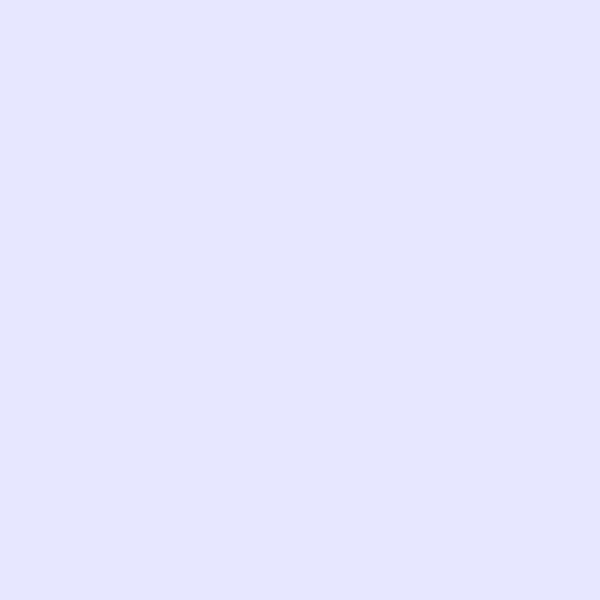
Frame 1 (no input)
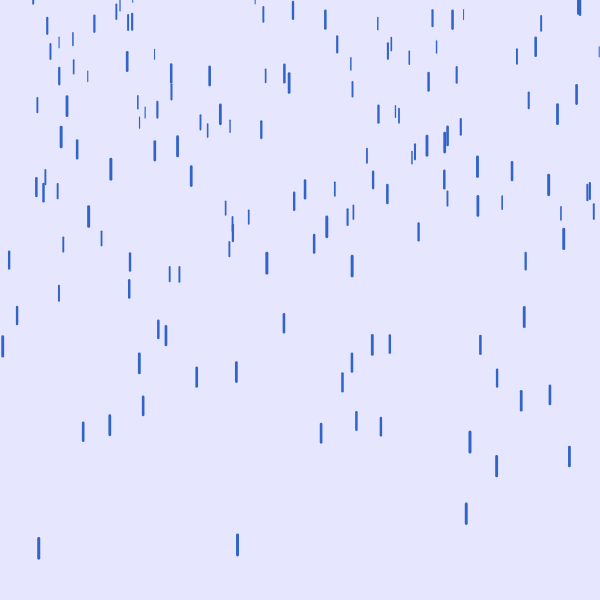
Frame 60 (no input)
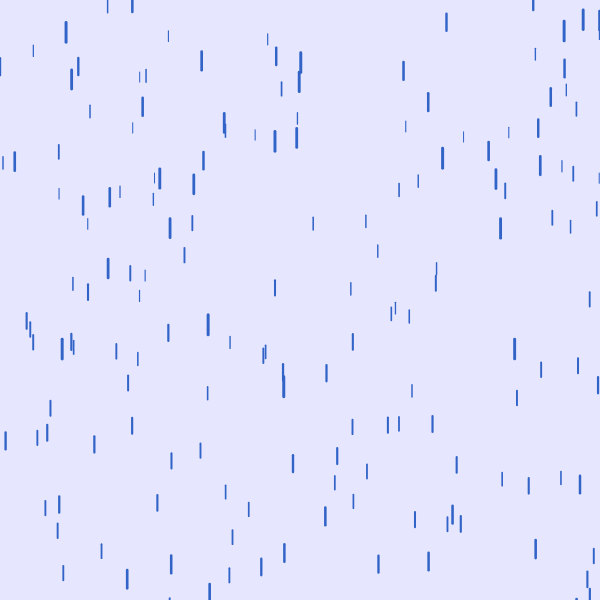
Frame 120 (the mouse pressed at the canvas centre since frame 60)

The p5.js sketch that drew these frames (run headless with seeded random() and noise() and a simulated clock; from frame 60 on, the mouse is pressed at the canvas centre):

// p5.js sketch
// ── sketch.js
let drops = []; // array per contenere le gocce

function setup() {
  createCanvas(600, 600);
  for (let i = 0; i < 200; i++) {
    drops.push(new Drop());
  }
}

function draw() {
  background(230, 230, 255); // azzurro chiaro

  for (let drop of drops) {
    drop.fall();   // aggiorna posizione
    drop.show();   // disegna la goccia
  }
}

// Classe per una singola goccia
class Drop {
  constructor() {
    this.x = random(width);          // posizione orizzontale casuale
    this.y = random(-500, -50);      // parte da sopra il canvas
    this.z = random(0, 20);          // "profondità" per variare velocità
    this.len = map(this.z, 0, 20, 10, 20); // lunghezza goccia
    this.yspeed = map(this.z, 0, 20, 2, 10); // velocità variabile
  }

  fall() {
    this.y += this.yspeed;
    if (this.y > height) {
      this.y = random(-200, -100);
      this.x = random(width);
    }
  }

  show() {
    let thick = map(this.z, 0, 20, 1, 3); // spessore in base alla profondità
    strokeWeight(thick);
    stroke(50, 100, 200); // blu pioggia
    line(this.x, this.y, this.x, this.y + this.len);
  }
}
// ── esercizio_3a_pioggia.html
<!DOCTYPE html>
<html>
<head>
	<meta charset="utf-8">
	<title>Esercizio 3A Pioggia</title>
	<meta name="author"      content="Michelle Chicherio">
	<meta name="description" content="Descrizione">
	<meta name="viewport"    content="width=device-width, initial-scale=1">
	<style>
		body, html {
			background-color: rgb(233, 233, 233);
		}
		canvas {
			display: block;
		}
	</style>
</head>
<body>
	<script src="https://cdn.jsdelivr.net/npm/p5@1.11.5/lib/p5.min.js"></script>
	<script src="sketch.js"></script>
</body>
</html>
